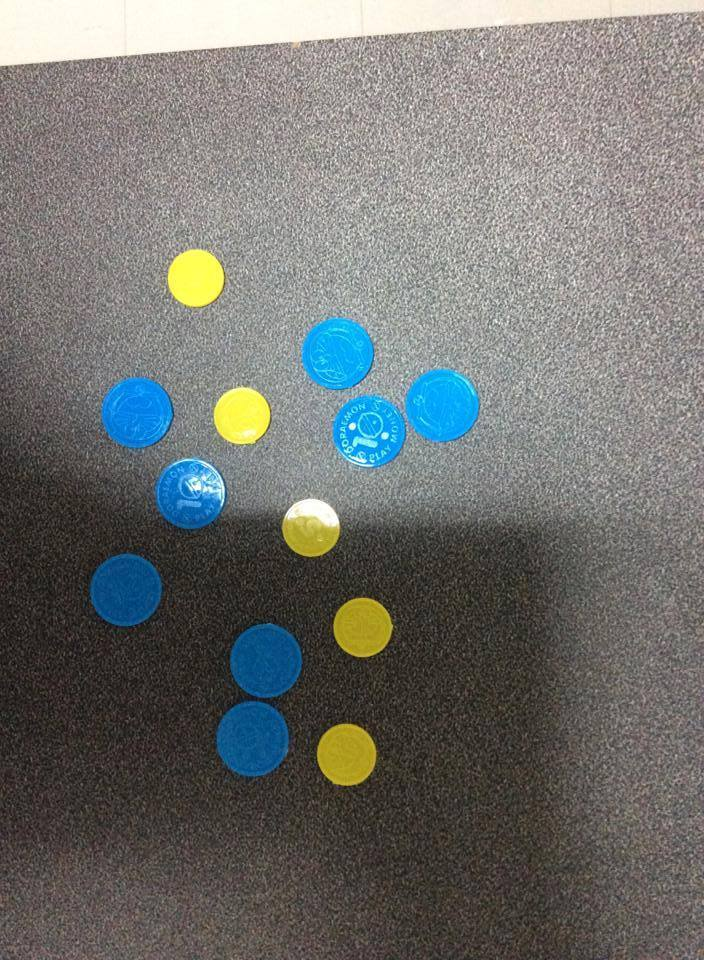
#> input picture CoinCounting/coin1.jpg, 704 x 960 px
$ python -i example2_4_coin_counting.py   (imports and definitions only)
#> lines starting #> are read from the running program, lines starting #| are printed output that depends on the picture; after the words box and inside, x2 and y2 are one past the last pixel; in counts of white or black regions, pixels touching at a corner belong together
#Download images from https://drive.google.com/file/d/1KqllafwQiJR-Ronos3N-AHNfnoBb8I7H/view?usp=sharing

#Bonus from this challenge https://docs.google.com/document/d/1q96VgmpJXlC95h9we-jiuxonEoYrZoqgTD2wjGk5TlI/edit?usp=sharing

import cv2
import numpy as np

def coinCounting(filename):
#> called with filename = 'CoinCounting/coin1.jpg'
    im = cv2.imread(filename)
#> im is the input picture: shape (960, 704, 3); mean B, G, R 111.6, 114.4, 113.4
    # target_size = (int(im.shape[1]/4),int(im.shape[0]/4))
    size = im.shape[1]
#> size = 704
    target_size = (600,480)
    im = cv2.resize(im,target_size)
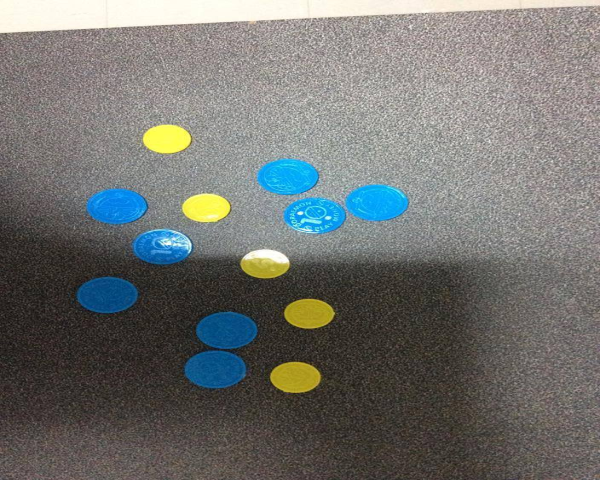
#> im: shape (480, 600, 3); mean B, G, R 111.5, 114.3, 113.3

    #b,g,r
    mask_yellow = cv2.inRange(im, (0, 150, 150), (120, 255, 255))
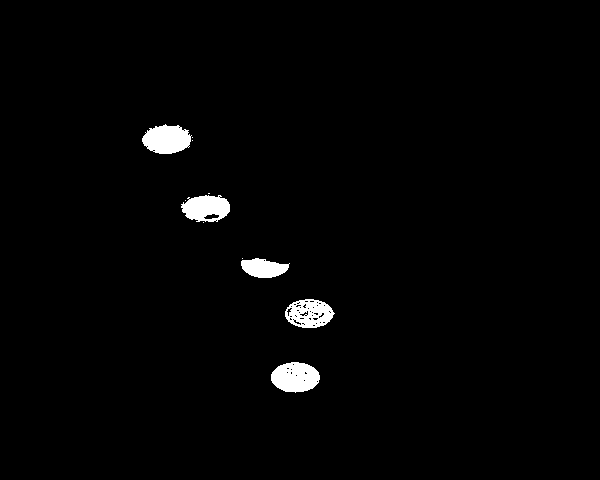
#> mask_yellow: shape (480, 600); 1.7% white; 11 white regions (6 under 20 px), largest, box (x1, y1, x2, y2) and area: (271, 362, 320, 393) 1150, (142, 124, 192, 154) 1102, (285, 299, 335, 328) 973, (181, 195, 230, 222) 972, (241, 258, 290, 278) 679
    hsv = cv2.cvtColor(im, cv2.COLOR_BGR2HSV)
#> hsv: shape (480, 600, 3); mean H, S, V 32.3, 39.7, 122.4
    mask_blue = cv2.inRange(hsv,(92,50,115),(130,255,255)) #92 110 115 - 130 255 255
#> mask_blue: shape (480, 600); 5% white; 13 white regions (7 under 20 px), largest, box (x1, y1, x2, y2) and area: (256, 158, 410, 235) 5854, (85, 188, 149, 226) 1866, (185, 351, 246, 388) 1774, (197, 312, 257, 349) 1701, (131, 228, 195, 264) 1690, (78, 277, 137, 313) 1639

    mask_yellow = cv2.medianBlur(mask_yellow, 7)
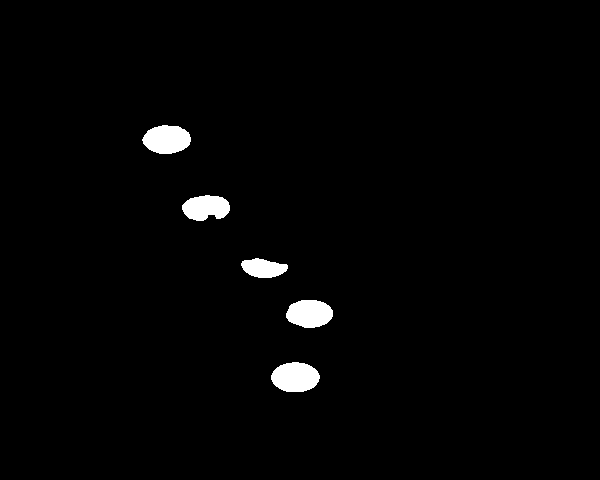
#> mask_yellow: shape (480, 600); 1.7% white; 5 white regions, box (x1, y1, x2, y2) and area: (271, 362, 320, 392) 1147, (142, 125, 191, 154) 1089, (286, 300, 333, 328) 1037, (182, 195, 230, 221) 942, (241, 258, 288, 278) 666
    mask_blue = cv2.medianBlur(mask_blue, 7)
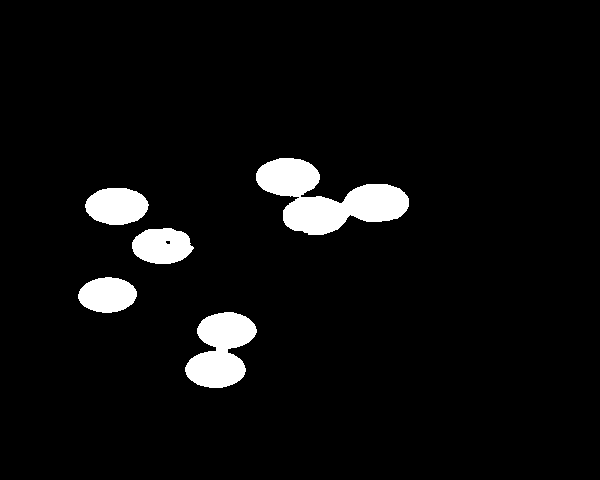
#> mask_blue: shape (480, 600); 5.1% white; 5 white regions, box (x1, y1, x2, y2) and area: (256, 158, 409, 235) 5903, (185, 312, 257, 388) 3484, (85, 188, 149, 225) 1849, (132, 228, 194, 264) 1717, (78, 277, 137, 313) 1628


    #opening for yellow
    kernel_y = np.ones((5,18), np.uint8) #want to connect in vertical
    yellow_open = cv2.morphologyEx(mask_yellow, cv2.MORPH_OPEN, kernel_y)
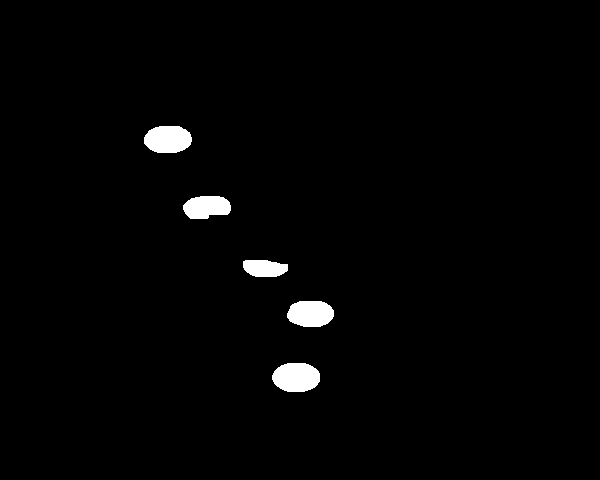
#> yellow_open: shape (480, 600); 1.6% white; 5 white regions, box (x1, y1, x2, y2) and area: (272, 363, 320, 392) 1136, (144, 126, 192, 153) 1068, (287, 301, 334, 327) 1010, (183, 196, 231, 219) 882, (243, 260, 288, 277) 629
    kernel_y2 = np.eye(9, dtype=np.uint8)
    yellow_open = cv2.morphologyEx(yellow_open, cv2.MORPH_OPEN, kernel_y2)
#> yellow_open: shape (480, 600); 1.6% white; 5 white regions, box (x1, y1, x2, y2) and area: (272, 363, 320, 392) 1112, (144, 126, 192, 153) 1047, (287, 301, 334, 327) 983, (183, 196, 231, 219) 857, (243, 260, 287, 277) 581


    #opening for blue
    kernel_b = np.ones((5,12), np.uint8)
    blue_open = cv2.erode(mask_blue,kernel_b,iterations=2)
#> blue_open: shape (480, 600); 1.9% white; 7 white regions, largest, box (x1, y1, x2, y2) and area: (295, 189, 399, 229) 1743, (269, 163, 309, 191) 758, (98, 193, 138, 219) 718
    kernel_b2 = np.ones((3,4), np.uint8)
    blue_open = cv2.erode(blue_open,kernel_b2,iterations=3)
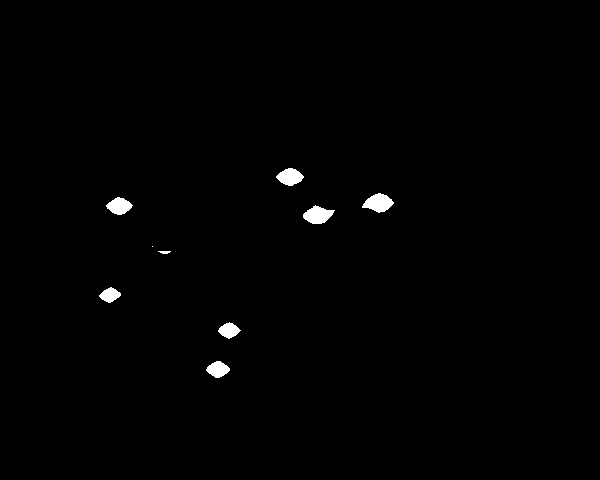
#> blue_open: shape (480, 600); 0.76% white; 9 white regions (1 under 20 px), largest, box (x1, y1, x2, y2) and area: (362, 193, 394, 213) 397, (303, 205, 335, 224) 383, (276, 168, 304, 186) 334
    kernel_b4 = np.ones((2,2), np.uint8)
    blue_open = cv2.dilate(blue_open, kernel_b4, iterations=5)
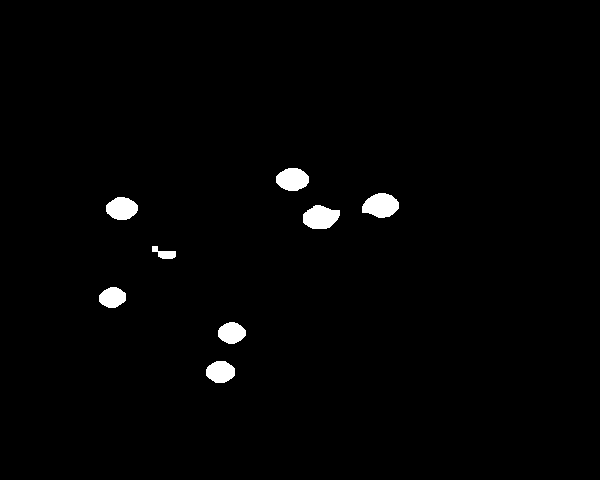
#> blue_open: shape (480, 600); 1.4% white; 8 white regions
    if(size >= 1936):
        kernel_b = np.ones((3,12), np.uint8)
        blue_open = cv2.erode(mask_blue,kernel_b,iterations=3)

    # [4 lines of commented-out code are left out]


    contours_yellow, hierarchy_yellow = cv2.findContours(yellow_open, cv2.RETR_EXTERNAL, cv2.CHAIN_APPROX_NONE)
#> contours_yellow = 5 contours; box (x1, y1, x2, y2) and area: (272, 363, 320, 392) 1057, (144, 126, 192, 153) 992, (287, 301, 334, 327) 930, (183, 196, 231, 219) 803, (243, 260, 287, 277) 534
    contours_blue, hierarchy_blue = cv2.findContours(blue_open, cv2.RETR_TREE, cv2.CHAIN_APPROX_NONE)
#> contours_blue = 8 contours; box (x1, y1, x2, y2) and area: (362, 193, 399, 218) 638, (303, 205, 340, 229) 618, (276, 168, 309, 191) 550, (106, 197, 138, 220) 524, (206, 361, 235, 383) 463, (218, 322, 246, 344) 428, (99, 287, 126, 308) 398, (152, 246, 176, 259) 137

    yellow = len(contours_yellow)
#> yellow = 5
    blue = len(contours_blue)
#> blue = 8

    # print('Yellow = ',yellow)
    # print('Blue = ', blue)

    cv2.imshow('Original Image',im)
    # cv2.imshow('Yellow Coin-No filter', mask_yellow)
    cv2.imshow('Yellow Coin', yellow_open)
    # cv2.imshow('Blue Coin-No filter',mask_blue)
    cv2.imshow('Blue Coin', blue_open)
    cv2.waitKey()

    return [yellow,blue]


# [2 lines not run here, left out]

>>> result = coinCounting('CoinCounting/coin1.jpg')
#> result = [5, 8]

$ run again, on CoinCounting/coin2.jpg
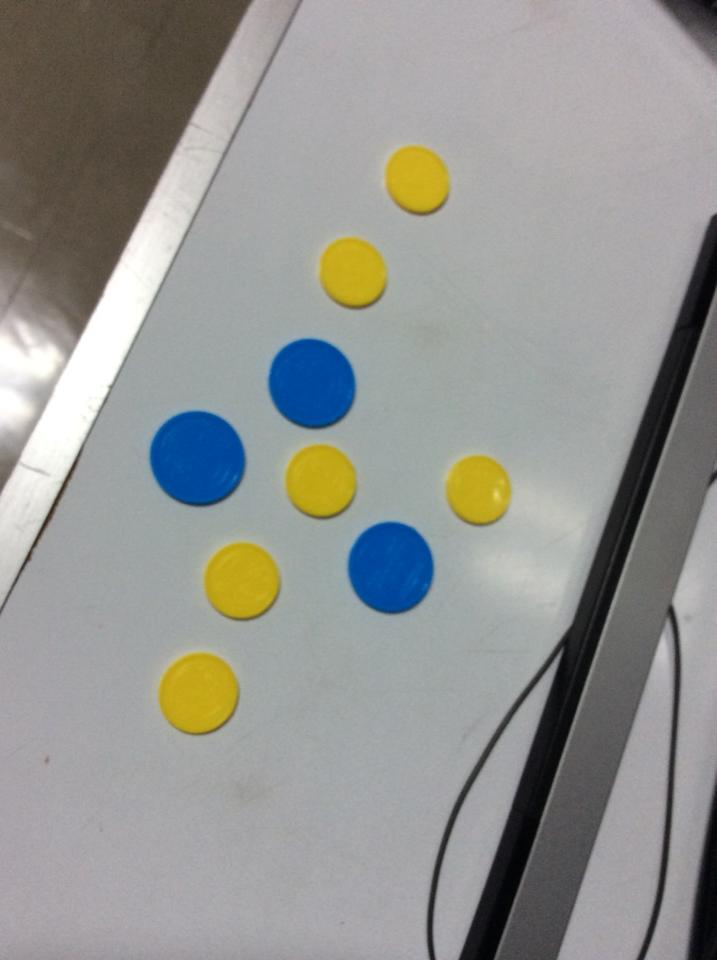
#> input picture CoinCounting/coin2.jpg, 717 x 960 px
#> in coinCounting, im is the input picture: shape (960, 717, 3); mean B, G, R 146.2, 149.4, 148.6
#> im: shape (480, 600, 3)
#> in coinCounting, `mask_yellow = cv2.inRange(im, (0, 150, 150), (120, 255, 255))`:
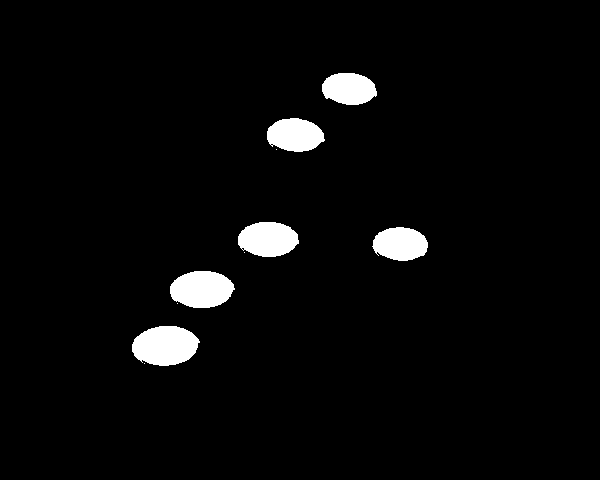
#> mask_yellow: shape (480, 600); 3.5% white; 10 white regions (4 under 20 px), largest, box (x1, y1, x2, y2) and area: (132, 326, 200, 366) 2090, (170, 271, 235, 308) 1868, (238, 222, 299, 257) 1668, (267, 118, 325, 152) 1499, (372, 227, 428, 261) 1462, (322, 73, 377, 105) 1381
#> hsv: shape (480, 600, 3); mean H, S, V 88.8, 27.7, 155.3
#> in coinCounting, `blue_open = cv2.dilate(blue_open, kernel_b4, iterations=5)`:
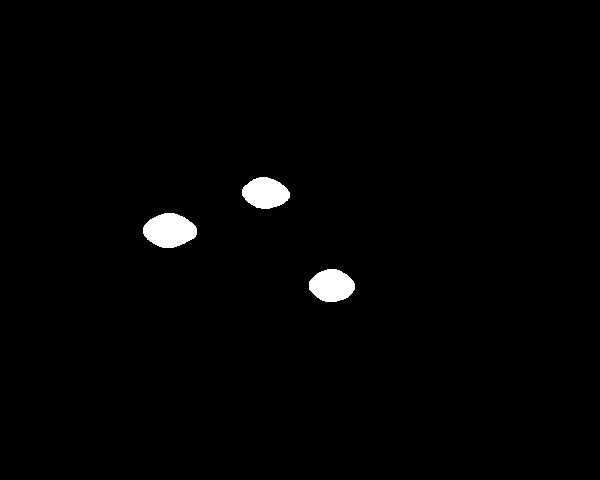
#> blue_open: shape (480, 600); 1.3% white; 3 white regions
#> contours_yellow = 6 contours; box (x1, y1, x2, y2) and area: (133, 326, 200, 365) 1974, (171, 272, 235, 307) 1730, (239, 223, 299, 256) 1535, (268, 119, 325, 151) 1381, (374, 228, 429, 260) 1344, (323, 74, 377, 104) 1255
#> contours_blue = 3 contours; box (x1, y1, x2, y2) and area: (143, 213, 197, 248) 1342, (309, 269, 355, 302) 1099, (242, 177, 290, 209) 1076
#> yellow = 6
#> blue = 3
#> result = [6, 3]

$ run again, on CoinCounting/coin3.jpg
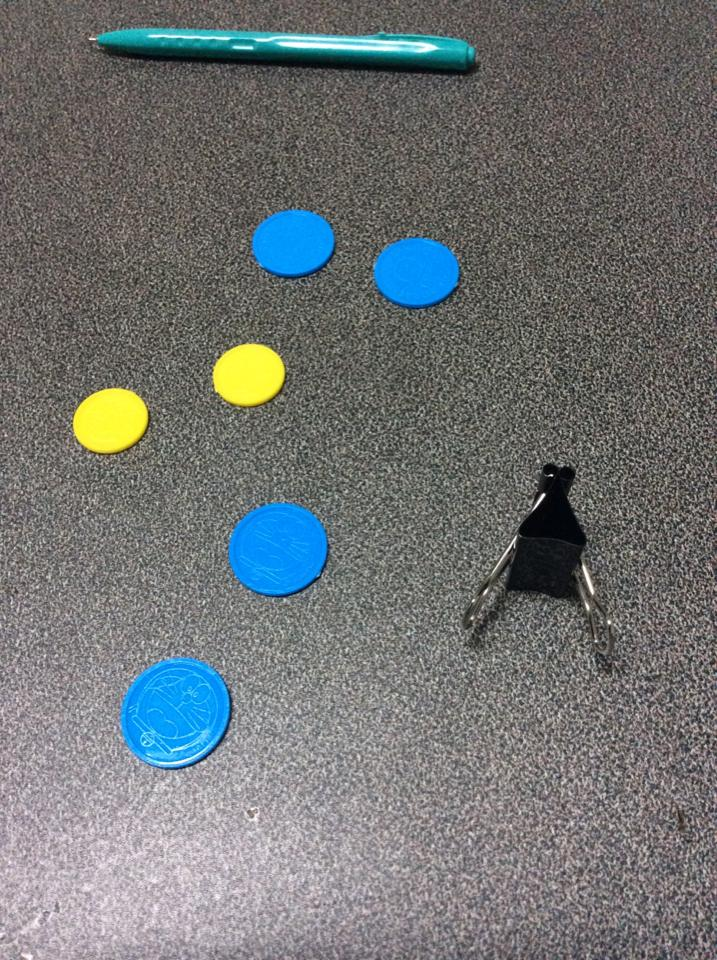
#> input picture CoinCounting/coin3.jpg, 717 x 960 px
#> in coinCounting, im is the input picture: shape (960, 717, 3); mean B, G, R 115.4, 115.4, 112
#> im: shape (480, 600, 3)
#> in coinCounting, `mask_yellow = cv2.inRange(im, (0, 150, 150), (120, 255, 255))`:
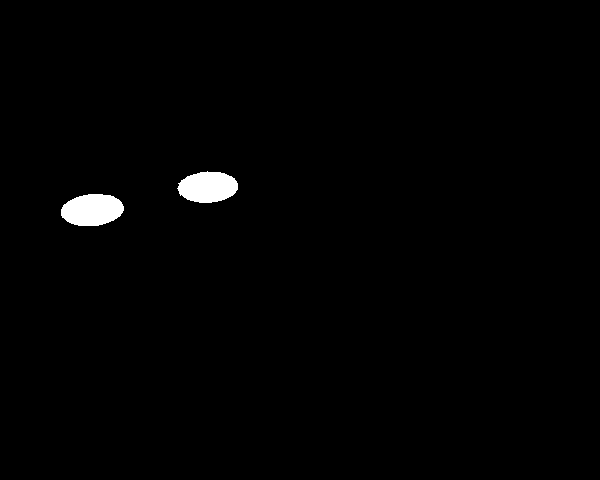
#> mask_yellow: shape (480, 600); 1.1% white; 2 white regions, box (x1, y1, x2, y2) and area: (61, 194, 124, 226) 1590, (177, 171, 238, 203) 1480
#> hsv: shape (480, 600, 3); mean H, S, V 61.4, 31.1, 122.7
#> in coinCounting, `blue_open = cv2.dilate(blue_open, kernel_b4, iterations=5)`:
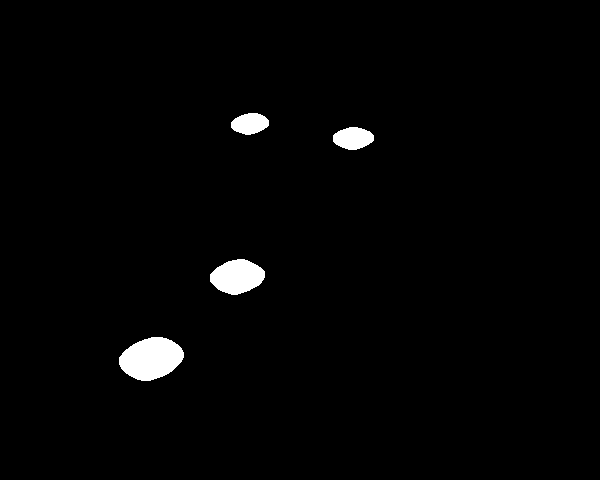
#> blue_open: shape (480, 600); 1.7% white; 4 white regions
#> contours_yellow = 2 contours; box (x1, y1, x2, y2) and area: (62, 195, 124, 226) 1474, (179, 172, 239, 202) 1370
#> contours_blue = 4 contours; box (x1, y1, x2, y2) and area: (119, 337, 184, 381) 2004, (210, 259, 265, 295) 1366, (333, 127, 374, 150) 660, (231, 113, 269, 135) 579
#> yellow = 2
#> blue = 4
#> result = [2, 4]
